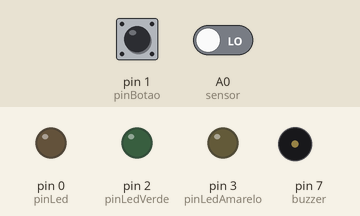
This sketch was run on a simulated Arduino Uno, built with avr-gcc and run on an emulated ATmega328P. On the bench: output pins drawn as LEDs (lit = HIGH), buzzer (waves = sounding). Inputs (shaded band) come from the test bench; at power-on: pin 1 (pinBotao) LOW, A0 (sensor) LOW.

Above: at 1.2 s.
1.3 s: pin 1 (pinBotao) pulled HIGH for 0.15 s
At 2.3 s:
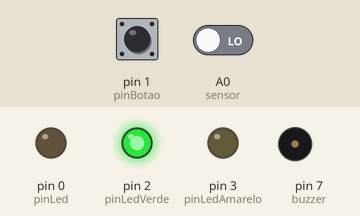
2.9 s: pin 1 (pinBotao) pulled HIGH for 1 s
At 4.7 s:
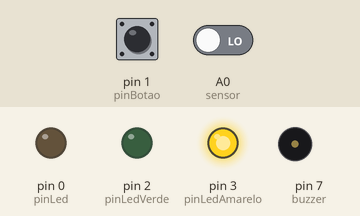
5.4 s: pin 1 (pinBotao) pulled HIGH for 3.2 s
At 9.5 s:
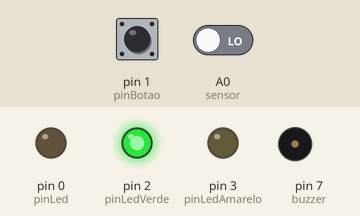
10.1 s: A0 (sensor) driven HIGH
At 10.7 s:
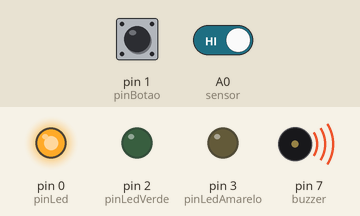
Timing chart, 0 to 12.6 s (numbered marks = the images above; inputs shaded):
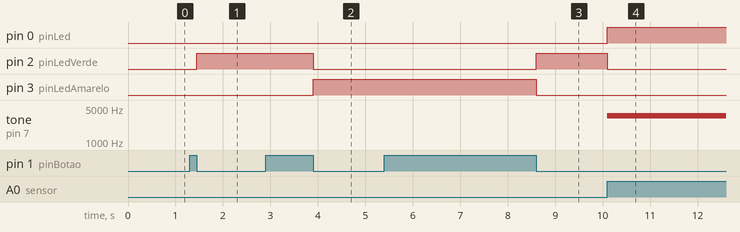

The sketch:

Alarme10segundos.ino
```cpp
const int pinBotao = 1;
const int pinLed = 0;
int estado = 0;
const int buzzer = 7;
const int sensor = A0;
const int pinLedVerde = 2;
const int pinLedAmarelo = 3;
long tempoInicial = 0;
;

void setup(){

 pinMode(pinBotao, INPUT);
 pinMode(pinLed, OUTPUT);
 pinMode(buzzer, OUTPUT);
 pinMode(sensor, INPUT);
 pinMode(pinLedAmarelo, OUTPUT);
 pinMode(pinLedVerde, OUTPUT);

}

void loop(){


  if (digitalRead(pinBotao) == 1 && estado == 0){ //se botao ativado ...
    while (digitalRead(pinBotao) ==1);    		  //enquanto botao ativado ...
    digitalWrite(pinLedVerde, HIGH);
    digitalWrite(pinLed, LOW);
    digitalWrite(pinLedAmarelo, LOW);

    estado = 1;
    noTone(buzzer);

   }

  if (digitalRead(1) == 1 && estado == 1){
     while (digitalRead(1) ==1);
     digitalWrite(pinLedVerde, LOW);
     digitalWrite(pinLed, LOW);
     digitalWrite(pinLedAmarelo, HIGH);

     estado = 0;
     noTone(buzzer);
	}

  	long tempoAtual = millis();

    if (digitalRead(A0) == 1 && estado == 1 && tempoAtual > (tempoInicial + 10000 )){
     while (digitalRead(1) ==1);
     digitalWrite(pinLedVerde, LOW);
     digitalWrite(pinLed, HIGH);
     digitalWrite(pinLedAmarelo, LOW);

     estado = 2;
     tone(buzzer,3500);
     tempoInicial = tempoAtual;
  }
    if (estado == 2 && digitalRead(1) ==1){
     while (digitalRead(1) ==1);
     digitalWrite(pinLedVerde, LOW);
     digitalWrite(pinLed, LOW);
     digitalWrite(pinLedAmarelo, HIGH);

     estado = 0;
     noTone(buzzer);


  }

}
  
```

Measured:
- after the input at 1.3 s, pin 2 (pinLedVerde): LOW → HIGH after 0.15 s
- after the input at 2.9 s, pin 2 (pinLedVerde): HIGH → LOW after 1.0 s; pin 3 (pinLedAmarelo): LOW → HIGH after 1.0 s
- after the input at 5.4 s, pin 2 (pinLedVerde): LOW → HIGH after 3.2 s; pin 3 (pinLedAmarelo): HIGH → LOW after 3.2 s
- after the input at 10.1 s, pin 0 (pinLed): LOW → HIGH at once; pin 2 (pinLedVerde): HIGH → LOW at once; tone on pin 7 (buzzer): silent → 3500 Hz at once
